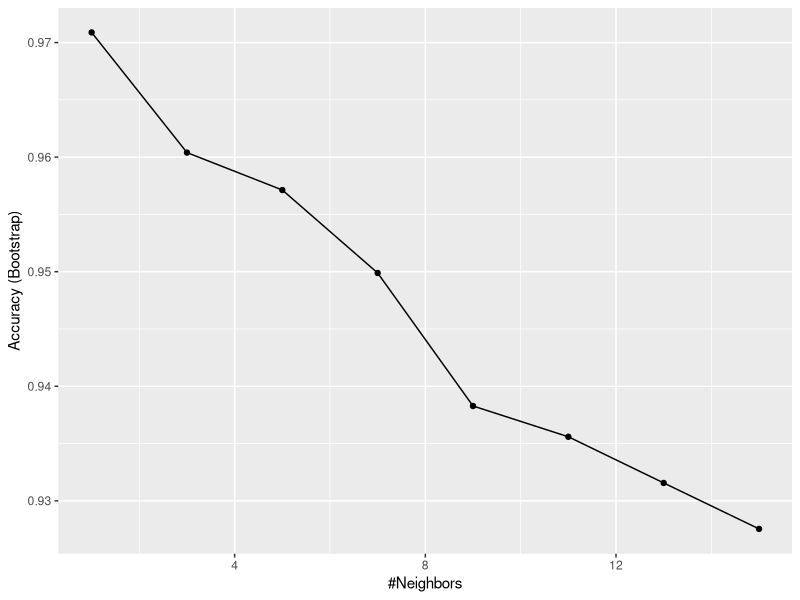
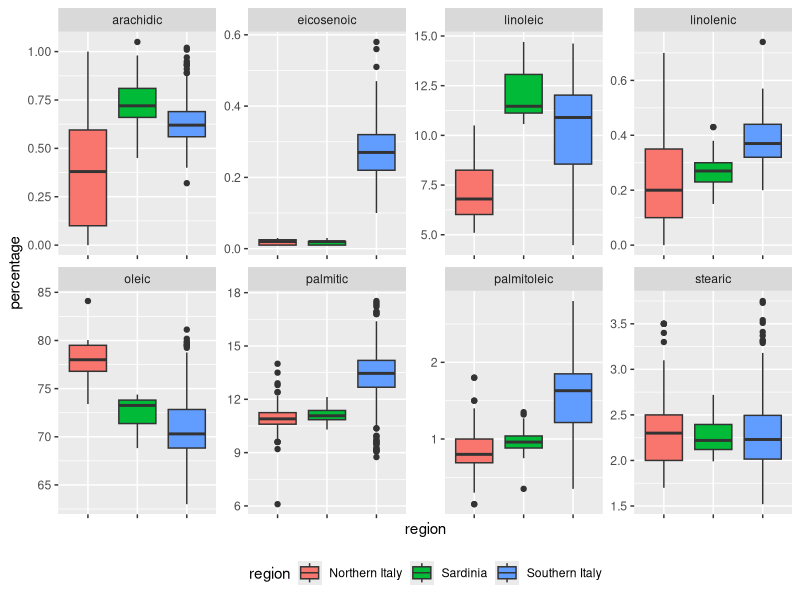
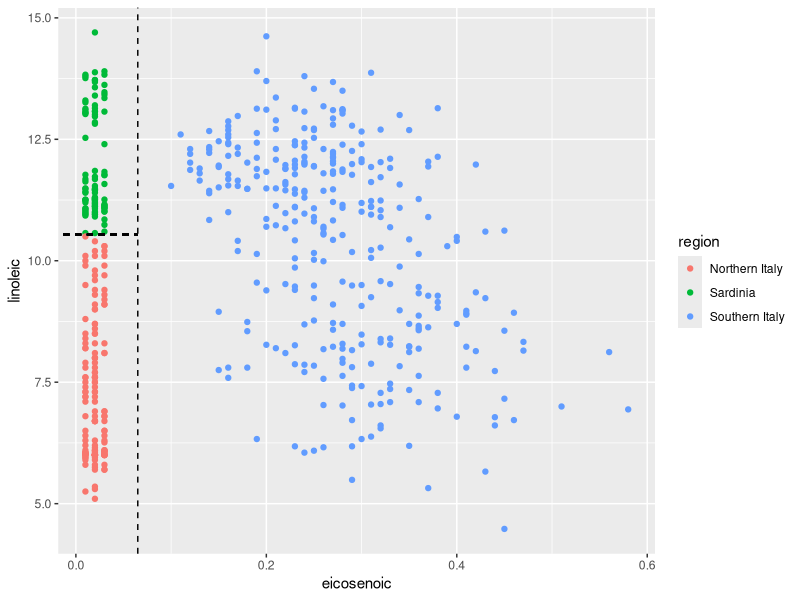
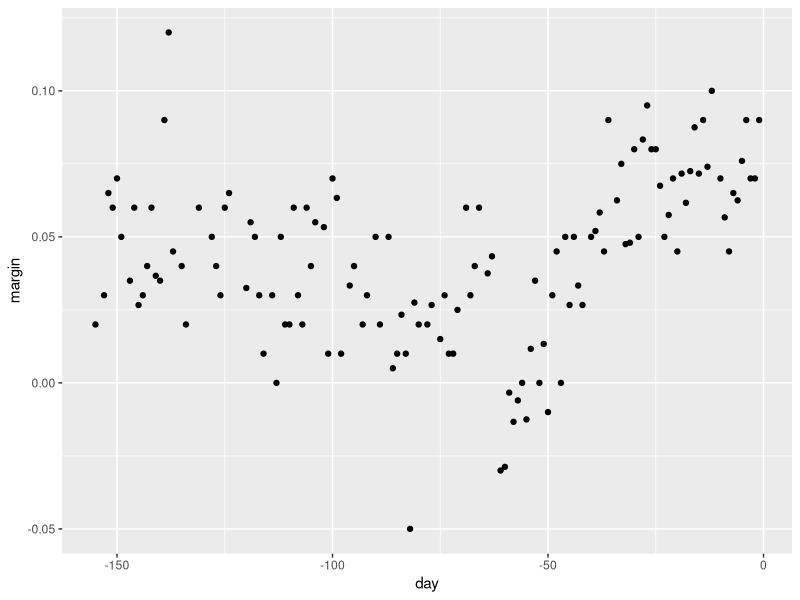
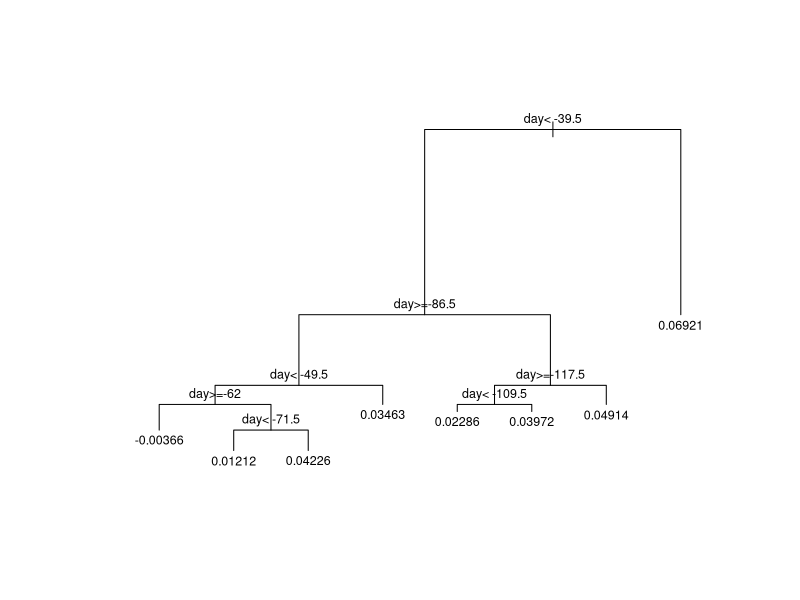
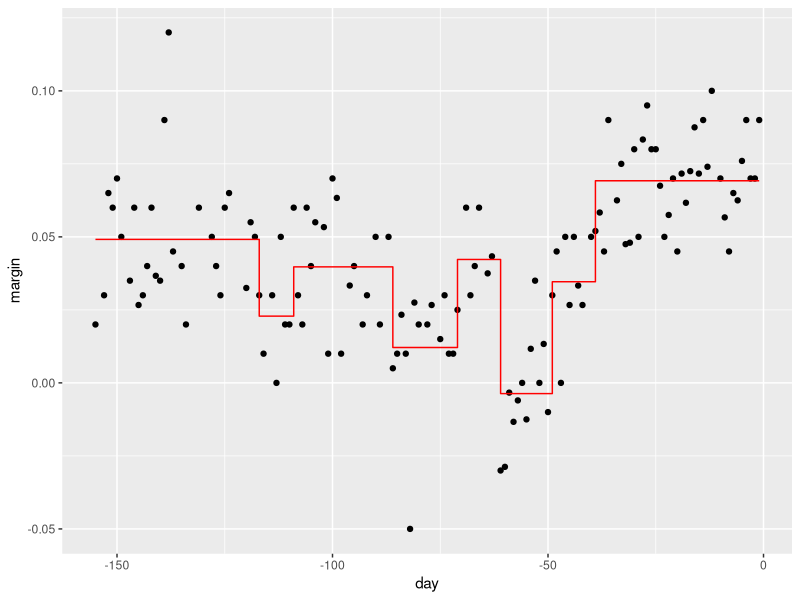
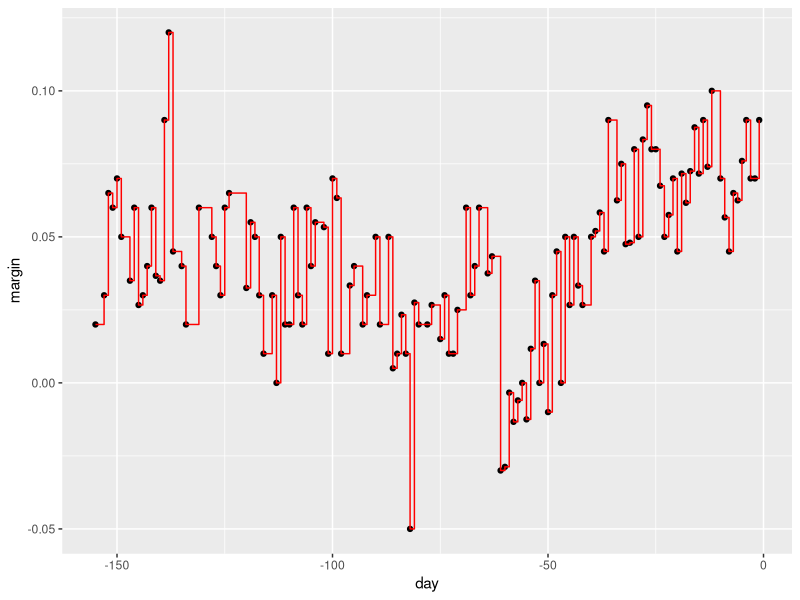
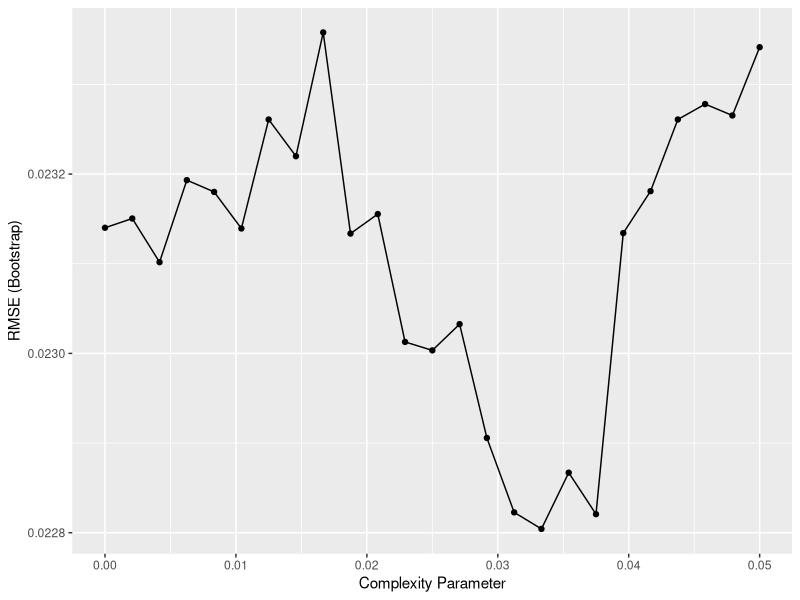

These figures' R source, in order: (Note: this script raises an error after producing the figures.)
library(tidyverse)
library(dplyr)
library(dslabs)
library(ggplot2)
library(randomForest)
library(caret)
library(rpart)

# Decision tree motivation example
# Source: https://rafalab.github.io/dsbook/examples-of-algorithms.html#classification-and-regression-trees-cart
data("olive")
names(olive)
table(olive$region)

olive = select(olive, -area)
fit   = train(region ~.,
              method   = "knn",
              tuneGrid = data.frame(k = seq(1, 15, 2)),
              data     = olive)
ggplot(fit)

olive %>% gather(fatty_acid, percentage, -region) %>%
    ggplot(aes(region, percentage, fill = region)) +
    geom_boxplot() +
    facet_wrap(~fatty_acid, scales = "free", ncol = 4) +
    theme(axis.text.x = element_blank(), legend.position="bottom")


olive %>% 
    ggplot(aes(eicosenoic, linoleic, color = region)) + 
    geom_point() +
    geom_vline(xintercept = 0.065, lty = 2) + 
    geom_segment(x = -0.2, y = 10.54, xend = 0.065, yend = 10.54, 
                 color = "black", lty = 2)
rm(list = ls())


# Regression tree example
# Source: https://rafalab.github.io/dsbook/examples-of-algorithms.html#cart-motivation
data("polls_2008")
qplot(day, margin, data = polls_2008)
summary(polls_2008$day)


library(rpart)
fit = rpart(margin ~ ., data = polls_2008)
plot(fit, margin = 0.1)
text(fit, cex = 0.75)

polls_2008 %>% 
    mutate(y_hat = predict(fit)) %>% 
    ggplot() +
    geom_point(aes(day, margin)) +
    geom_step(aes(day, y_hat), col="red")


fit <- rpart(margin ~ ., 
             data = polls_2008, 
             control = rpart.control(cp = 0, minsplit = 2))
polls_2008 %>% 
    mutate(y_hat = predict(fit)) %>% 
    ggplot() +
    geom_point(aes(day, margin)) +
    geom_step(aes(day, y_hat), col="red")


# Example of choosing parameters
# Source: https://rafalab.github.io/dsbook/examples-of-algorithms.html#cart-motivation
train_rpart = train(margin ~.,
                    method   = "rpart",
                    tuneGrid = data.frame(cp = seq(0.00, 0.05, len = 25)),
                    data     = polls_2008)
ggplot(train_rpart)
plot(train_rpart$finalModel, margin = 0.1)
text(train_rpart$finalModel, cex = 0.75)

polls_2008 %>% 
    mutate(y_hat = predict(train_rpart)) %>% 
    ggplot() +
    geom_point(aes(day, margin)) +
    geom_step(aes(day, y_hat), col="red")


pruned_fit = prune(fit, cp = 0.01)
polls_2008 %>% 
    mutate(y_hat = predict(pruned_fit)) %>% 
    ggplot() +
    geom_point(aes(day, margin)) +
    geom_step(aes(day, y_hat), col="red")
rm(list = ls())

# Example of classification decision tree
# Source: https://rafalab.github.io/dsbook/examples-of-algorithms.html#cart-motivation
train_rpart <- train(y ~ .,
                     method = "rpart",
                     tuneGrid = data.frame(cp = seq(0.0, 0.1, len = 25)),
                     data = mnist_27$train)
plot(train_rpart)

y_hat <- predict(train_rpart, mnist_27$test)
confusionMatrix(y_hat, mnist_27$test$y)$overall["Accuracy"]
rm(list = ls())


# Example of random forest
# Source: https://rafalab.github.io/dsbook/examples-of-algorithms.html#random-forests
data(polls_2008)

plot(x     = polls_2008$day,
     y     = polls_2008$margin,
     col   = "dodgerblue1",
     pch   = 19,
     main  = "Explore polls data",
     frame = F,
     xlab  = "day",
     ylab  = "margin")
points(x     = polls_2008$day,
       y     = polls_2008$margin,
       pch   = 21)

fit = randomForest(margin ~., data = polls_2008)
plot(fit,
     frame = F,
     col   = "blue")

polls_2008 %>% 
    mutate(y_hat = predict(fit, newdata = polls_2008)) %>% 
    ggplot() +
    geom_point(aes(day, margin), col = "dodgerblue1") +
    geom_line(aes(day, y_hat), col = "red") +
    theme_bw()

rm(list = ls())


# Digits example
# Source: https://rafalab.github.io/dsbook/examples-of-algorithms.html#random-forests
mydata = mnist_27$train
head(mydata)

train_rf = randomForest(y ~., data = mnist_27$train)
caret::confusionMatrix(predict(train_rf, mnist_27$test),
                       mnist_27$test$y)$overall["Accuracy"]


# Optimize node size
# Source: https://rafalab.github.io/dsbook/examples-of-algorithms.html#random-forests
library(caret)
nodesize = seq(1, 51, 10)
acc = sapply(nodesize, function(ns){train(y ~.,
                                          method   = "rf",
                                          data     = mnist_27$train,
                                          tuneGrid = data.frame(mtry = 2),
                                          nodesize = ns)$results$Accuracy})

qplot(nodesize, acc)

train_rf_2 = randomForest(y ~., 
                          data = mnist_27$train,
                          nodesize = nodesize[which.max(acc)])
caret::confusionMatrix(predict(train_rf_2, mnist_27$test),
                       mnist_27$test$y)$overall["Accuracy"]
rm(list = ls())

# Show importance of variables
# Source: https://www.rdocumentation.org/packages/randomForest/versions/4.6-14/topics/importance
set.seed(4543)
data(mtcars)
mtcars_rf = randomForest(mpg ~.,
                         data        = mtcars,
                         ntree       = 1000,
                         keep.forest = FALSE,
                         importance  = TRUE)
importance(mtcars_rf)
importance(mtcars_rf, type = 1)


# Exercises:part 1
# Source: https://rafalab.github.io/dsbook/examples-of-algorithms.html

library(caret)
library(dplyr)

# 1. Create a simple dataset where the outcome grows 0.75 units on average for 
#    every increase in a predictor
n     = 1e3
sigma = 0.25
set.seed(123)
x     = rnorm(n, 0, 1)
y     = 0.75 * x + rnorm(n, 0, sigma)
data  = data.frame(x = x, y = y)
rm(n, x, y, sigma)

# 2. Use rpart to create a regression tree and save results to `fit`
fit_rpart = rpart::rpart(y ~ x, data = data)
plot(fit_rpart, margin = 0.1)
text(fit_rpart, cex = 0.75)

# 3. Make a scatterplot of y vs x values along with predicted values based on `fit`
data %>% 
    mutate(y_hat = predict(fit_rpart)) %>% 
    ggplot() +
    geom_point(aes(x, y), col = "darkgrey") +
    geom_step(aes(x, y_hat), col="red", lwd = 1.1)

# 4. Model random forest using `randomForest` package
fit_rf1 = randomForest(y ~ x, data = data)
data %>% 
    mutate(y_hat = predict(fit_rf1, newdata = data)) %>% 
    ggplot() +
    geom_point(aes(x, y), col = "darkgrey") +
    geom_line(aes(x, y_hat), col = "red")

# 5. Check if random forest error is stable
plot(fit_rf1, col = "blue")

# 6. Set nodesize to 50 and maxnodes to 25. Compare the smootheness of two fits.
fit_rf2 = randomForest(y ~ x,
                       data     = data,
                       nodesize = 50,
                       maxnodes = 25)

data %>% 
    mutate(y_hat1 = predict(fit_rf1, newdata = data),
           y_hat2 = predict(fit_rf2, newdata = data)) %>% 
    ggplot() +
    geom_point(aes(x, y), col = "darkgrey") +
    geom_line(aes(x, y_hat1), col = "red") +
    geom_line(aes(x, y_hat2), col = "blue")

# 7. Use `train` function to help pick up correct values
mn        = seq(5, 250, 25)
rmse_logs = sapply(mn, function(mn){
    caret::train(y ~ x,
                 method = "Rborist",
                 data   = mydata,
                 tuneGrid = data.frame(predFixed = 1,
                                       minNode   = 20))$results$RMSE
})
qplot(mn, rmse_logs)

train_rf_3 = randomForest(y ~ x,
                          data = data,
                          nodesize = mn[which.min(rmse_logs)])

# 8. Make scatter plot with predictions from best model
data %>% 
    mutate(y_hat1 = predict(fit_rf1, newdata = data),
           y_hat2 = predict(fit_rf2, newdata = data),
           y_hat3 = predict(train_rf_3, newdata = data)) %>% 
    ggplot() +
    geom_point(aes(x, y), col = "darkgrey") +
    geom_line(aes(x, y_hat1), col = "dodgerblue1") +
    geom_line(aes(x, y_hat2), col = "blue") +
    geom_line(aes(x, y_hat3), col = "red")


# 9. Use `rpart` function to fit a classification tree to the dataset
#    `tissue_gene_expression`
mydata = tissue_gene_expression
rm(tissue_gene_expression)

rpart_1 = rpart(y ~ x, data = mydata)
summary(rpart_1)
rpart_2 = with(mydata, train(x, y,
                             method = "rpart",
                             tuneGrid = data.frame(cp = seq(0.00, 0.05, 0.01))))
ggplot(rpart_2)

# 10. Study the confusion matrix
y_hat = predict(rpart_2, newdata = mydata$x)
confusionMatrix(y_hat, mydata$y)$overall["Accuracy"]

# 11. Does the change in minnode increase the accuracy?

# 12. Plot the tree from the best fitting model
plot(rpart_2$finalModel, margin = 0.1)
text(rpart_2$finalModel, cex = 0.75)
rpart_2$finalModel

# 13. Grow a random forest with nodesize = 1, mtry = seq(50, 200, 25)
set.seed(1990)
train_rf_1 = with(mydata,
                  train(x, y,
                        method   = "rf",
                        tuneGrid = data.frame(mtry = seq(50, 200, 25)),
                        nodesize = 1))
acc  = train_rf_1$results$Accuracy
mtry = train_rf_1$results$mtry
qplot(mtry, acc)

# 14. Extract variables importance
var_imp = train_rf_1$finalModel$importance
var_imp = data.frame(var_imp)
var_imp = var_imp %>% arrange(desc(MeanDecreaseGini))

rm(list = ls())
